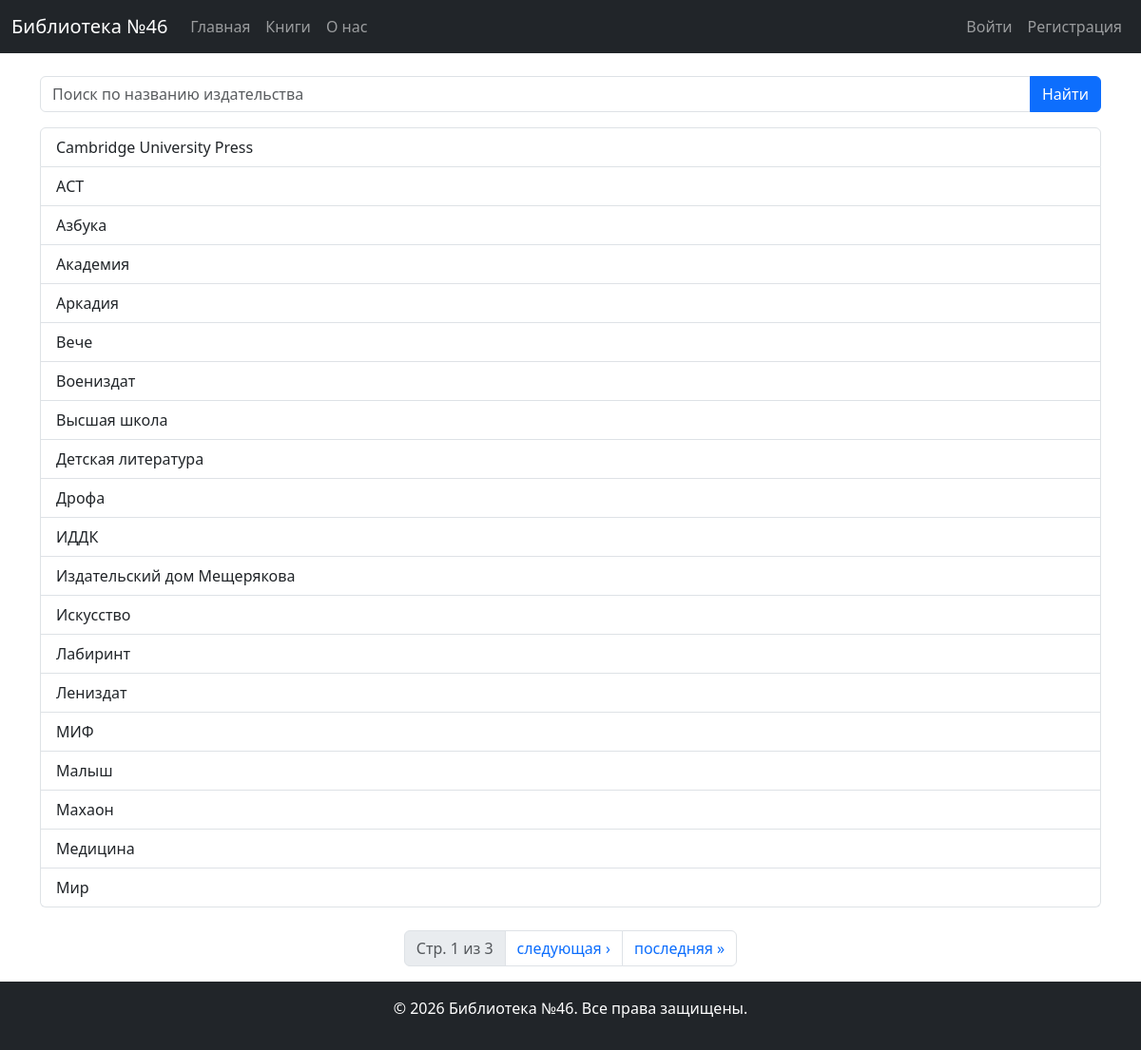
Screenshot of /publishers/ with the database file from the repository.
### lib_app/models.py (models this page shows, shortened)
class Publisher(models.Model):
    name = models.CharField(
        'Название издательства',
        max_length=64,
        unique=True
    )
    class Meta:
        verbose_name = 'Издательство'
        verbose_name_plural = 'Издательства'
        ordering = ['name']

### lib_app/views.py (the view)
# urls.py: path('publishers/', PublisherListView.as_view(), name='publisher_list'),
class PublisherListView(ListView):
    model = Publisher
    template_name = 'lib_app/publisher_list.html'
    context_object_name = 'publishers'   # вместо object_list
    paginate_by = 20                     # выводим по 20 позиций
    def get_queryset(self):
        queryset = Publisher.objects.all().order_by('name')
        query = self.request.GET.get('q', '').strip()
        if query:
            queryset = queryset.filter(name__icontains=query)
        return queryset
    def get_context_data(self, **kwargs):
        context = super().get_context_data(**kwargs)
        query = self.request.GET.get('q', '').strip()
        context['title'] = 'Список издательств'
        context['search_query'] = query  # чтобы отобразить запрос в форме
        return context

### lib_app/templates/lib_app/publisher_list.html (shortened to what this page needs)
{% extends "base.html" %}
{% block content %}
    <form method="get" class="mb-3">
        <div class="input-group">
            <input type="search"
                   name="q"
                   value="{{ search_query|default:'' }}"
                   placeholder="Поиск по названию издательства"
                   class="form-control">
            <button type="submit" class="btn btn-primary">Найти</button>
        </div>
    </form>
    {% if publishers %}
        <ul class="list-group">
            {% for publisher in publishers %}
                <li class="list-group-item d-flex justify-content-between align-items-center">
                    <div>
                        {{ publisher.name }}
                    </div>
                </li>
            {% endfor %}
        </ul>
    {% else %}
        <p>Издательства не найдены.</p>
    {% endif %}
    {% if is_paginated %}
        <nav aria-label="Пагинация" class="mt-4">
            <ul class="pagination justify-content-center">
                <li class="page-item disabled">
                    <span class="page-link">Стр. {{ page_obj.number }} из {{ page_obj.paginator.num_pages }}</span>
                </li>
                {% if page_obj.has_next %}
                    <li class="page-item">
                        <a class="page-link" href="?q={{ search_query|urlencode }}&page={{ page_obj.next_page_number }}">следующая ›</a>
                    </li>
                    <li class="page-item">
                        <a class="page-link" href="?q={{ search_query|urlencode }}&page={{ page_obj.paginator.num_pages }}">последняя &raquo;</a>
                    </li>
                {% endif %}
            </ul>
        </nav>
    {% endif %}
{% endblock %}

### rows the page displays
Publisher: name "Cambridge University Press"
Publisher: name "АСТ"
Publisher: name "Азбука"
Publisher: name "Академия"
Publisher: name "Аркадия"
Publisher: name "Вече"
Publisher: name "Воениздат"
Publisher: name "Высшая школа"
Publisher: name "Детская литература"
Publisher: name "Дрофа"
Publisher: name "ИДДК"
Publisher: name "Издательский дом Мещерякова"
Publisher: name "Искусство"
Publisher: name "Лабиринт"
Publisher: name "Лениздат"
Publisher: name "МИФ"
Publisher: name "Малыш"
Publisher: name "Махаон"
Publisher: name "Медицина"
Publisher: name "Мир"

### other values shown
{{ page_obj.number }} "1"
{{ page_obj.paginator.num_pages }} "3"
